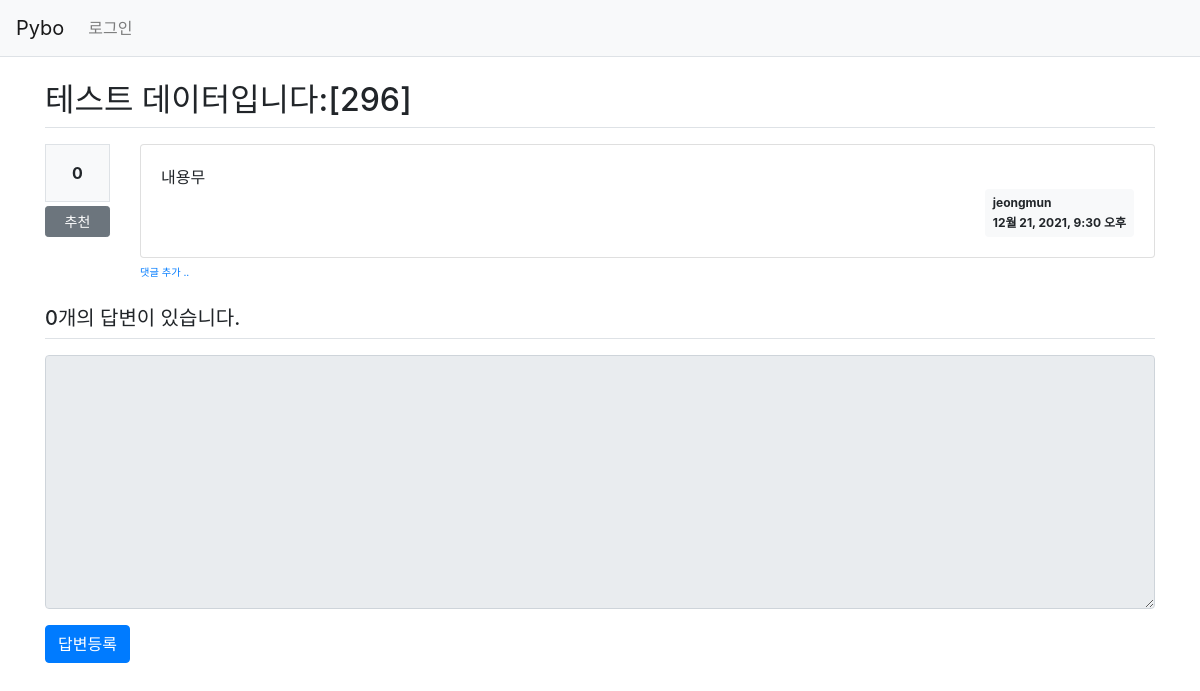
/pybo/303/, run on an earlier commit of the app's database.
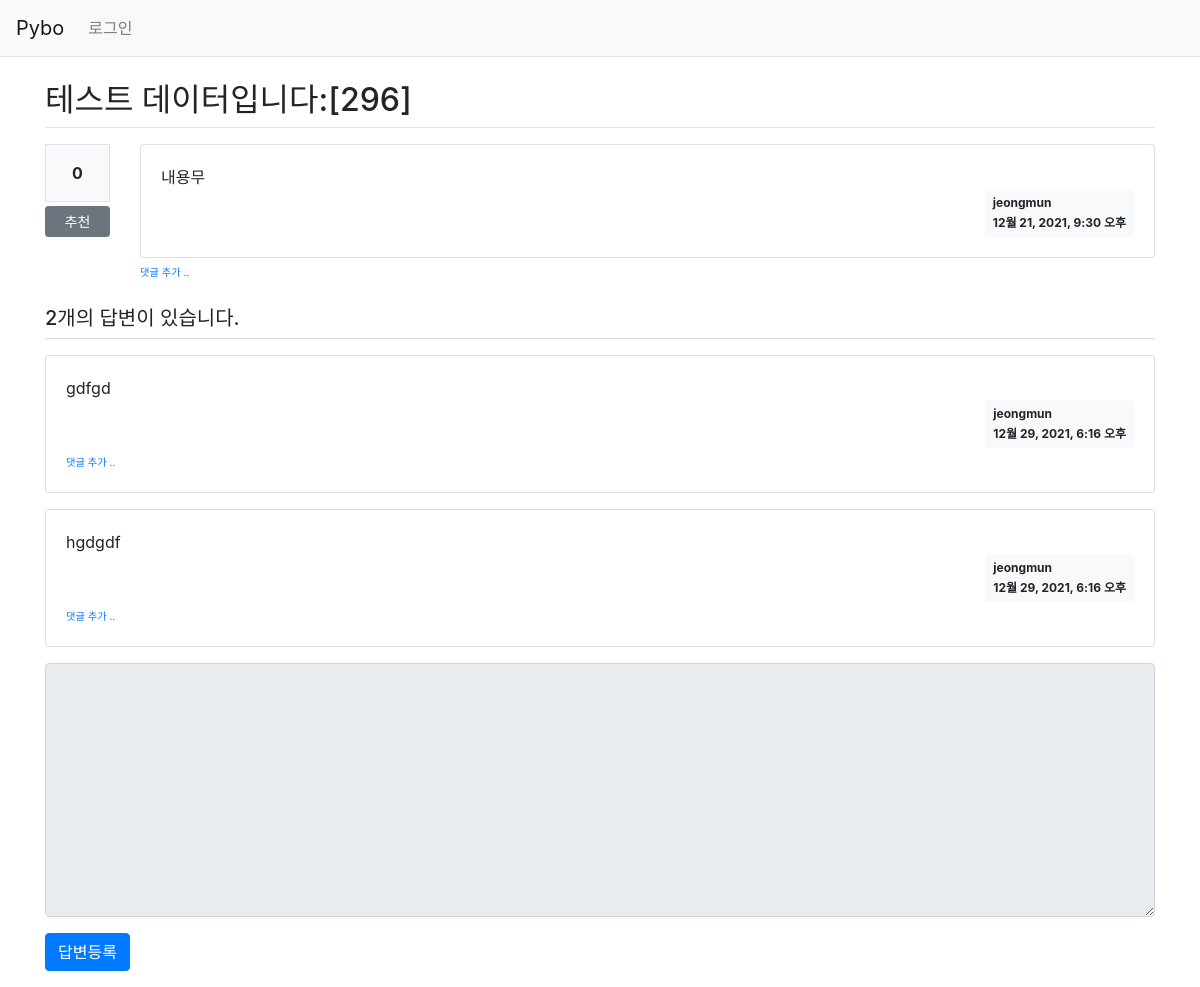
And on a later commit of the database.
### pybo/models.py (models this page shows, shortened)
class Question(models.Model):
	author = models.ForeignKey(User, on_delete=models.CASCADE, related_name='author_question')  # on-delete 옵션 :계정이 삭제되면 이 계정이 작성한 질문을 모두 삭제
	subject = models.CharField(max_length=200)  # 글자 수가 제한된 필드의 경우 CharField 사용
	content = models.TextField()                # 글자 수를 제한할 수 없을 땐 TextField 사용
	create_date = models.DateTimeField()
	modify_date = models.DateTimeField(null=True, blank=True)
	voter = models.ManyToManyField(User, related_name='voter_question') # 추천인 추가

class Answer(models.Model):
	author = models.ForeignKey(User, on_delete=models.CASCADE, related_name='author_answer')
	question = models.ForeignKey(Question, on_delete=models.CASCADE) #CASCADE는 이 답변과 연결된 질문이 삭제될 경우 함께 삭제된다는 의미(종속된다는 의미)
	content = models.TextField()
	create_date = models.DateTimeField()
	modify_date = models.DateTimeField(null=True, blank=True) # blank=True 의미 : form.is_valid() 유효성 검사 없어도 된다는 의미
	voter = models.ManyToManyField(User, related_name='voter_answer')

### pybo/views/base_views.py (the view)
# urls.py: path('<int:question_id>/', base_views.detail, name='detail'),
def detail(request, question_id):
	question = get_object_or_404(Question, pk=question_id)
	context = {'question': question}
	return render(request, './templates/pybo/question_detail.html', context)

### templates/pybo/question_detail.html (shortened to what this page needs)
{% extends '../base.html' %}
{% block content %}
<div class="container my-3">
    <h2 class="border-bottom py-2">{{ question.subject }}</h2>
    <div class="row my-3">
        <div class="col-1">
            <div class="bg-light text-center p-3 border font-weight-bolder mb-1">{{question.voter.count}}</div>
            <a href="#" data-uri="{% url 'pybo:vote_question' question.id  %}"
               class="recommend btn btn-sm btn-secondary btn-block my-1">추천</a>
        </div>
        <div class="col-11">
    <div class="card">
        <div class="card-body">
            <div class="card-text" style="white-space: pre-line;">{{ question.content }}</div>
            <div class="d-flex justify-content-end">
                <div class="badge badge-light p-2 text-left">
                    <div class="mb-2">{{ question.author.username }}</div>
                    <div>{{ question.create_date }}</div>
                </div>
            </div>
        </div>
    </div>
            <div>
                <a href="{% url 'pybo:comment_create_question' question.id  %}"
                class="small"><small>댓글 추가 ..</small></a>
            </div>
        </div>
    </div>
    <h5 class="border-bottom my-3 py-2">{{question.answer_set.count}}개의 답변이 있습니다.</h5>
    {% for answer in question.answer_set.all %}
    <div class="card my-3">
        <div class="card-body">
            <div class="card-text" style="white-space: pre-line;">{{ answer.content }}</div>
            <div class="d-flex justify-content-end">
                <div class="badge badge-light p-2 text-left">
                    <div class="mb-2">{{ answer.author.username }}</div>
                    <div>{{ answer.create_date }}</div>
                </div>
            </div>
            <div>
                <a href="{% url 'pybo:comment_create_answer' answer.id  %}"
                   class="small"><small>댓글 추가 ..</small></a>
            </div>
        </div>
    </div>
    {% endfor %}
    <form action="{% url 'pybo:answer_create' question.id %}" method="post" class="my-3">
        <div class="form-group">
            <textarea {% if not user.is_authenticated %}disabled{% endif %}
                name="content" id="content" class="form-control" rows="10"></textarea>
        </div>
        <input type="submit" value="답변등록" class="btn btn-primary">
    </form>
</div>
{% endblock %}

What changed in the data, as far as the page shows it:
computed for Question "테스트 데이터입니다:[296]": answer_set.count "0" → "2"
added Answer: content "gdfgd", author.username "jeongmun", create_date "12월 29, 2021, 6:16 오후"
added Answer: content "hgdgdf", author.username "jeongmun", create_date "12월 29, 2021, 6:16 오후"
